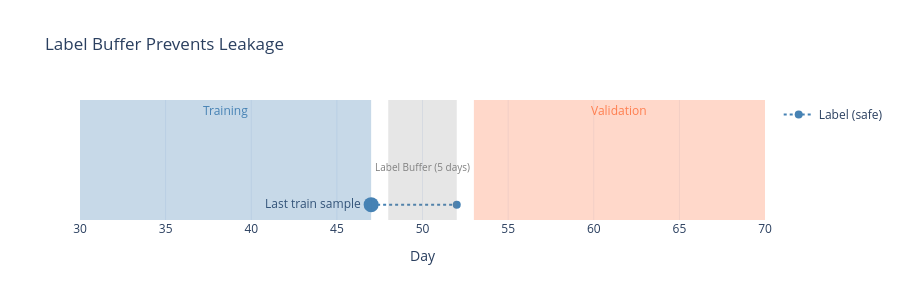

Notebook code for this chart:
### Markdown cell above
### The Solution: Label Buffer (Purge Gap)

End training at least $h$ samples before validation starts, where $h$ is the
label horizon. López de Prado (2018) calls this **purging**.

$$\text{Training End} \leq \text{Validation Start} - h$$

### Code cell
fig = go.Figure()

fig.add_vrect(x0=30, x1=47, fillcolor="steelblue", opacity=0.3, line_width=0)
fig.add_annotation(
    x=38.5, y=0.8, text="Training", showarrow=False, font=dict(size=12, color="steelblue")
)

fig.add_vrect(x0=48, x1=52, fillcolor="gray", opacity=0.2, line_width=0)
fig.add_annotation(
    x=50, y=0.5, text="Label Buffer\n(5 days)", showarrow=False, font=dict(size=10, color="gray")
)

fig.add_vrect(x0=53, x1=70, fillcolor="coral", opacity=0.3, line_width=0)
fig.add_annotation(
    x=61.5, y=0.8, text="Validation", showarrow=False, font=dict(size=12, color="coral")
)

fig.add_trace(
    go.Scatter(
        x=[47],
        y=[0.3],
        mode="markers+text",
        marker=dict(size=15, color="steelblue"),
        text=["Last train sample"],
        textposition="middle left",
        name="Training",
        showlegend=False,
    )
)
fig.add_trace(
    go.Scatter(
        x=[47, 52],
        y=[0.3, 0.3],
        mode="lines+markers",
        line=dict(color="steelblue", width=2, dash="dot"),
        marker=dict(size=8),
        name="Label (safe)",
    )
)

fig.update_layout(
    title="Label Buffer Prevents Leakage",
    xaxis_title="Day",
    yaxis_visible=False,
    template="plotly_white",
    height=300,
    showlegend=True,
)
fig.show()

### Figure 1 — Plotly figure (JSON) as saved in the notebook; plotly's stock layout.template omitted (floating-point values rounded to 4 significant figures)
{"data": [{"marker": {"color": "steelblue", "size": 15}, "mode": "markers+text", "name": "Training", "showlegend": false, "text": ["Last train sample"], "textposition": "middle left", "type": "scatter", "x": [47], "y": [0.3]}, {"line": {"color": "steelblue", "dash": "dot", "width": 2}, "marker": {"size": 8}, "mode": "lines+markers", "name": "Label (safe)", "type": "scatter", "x": [47, 52], "y": [0.3, 0.3]}], "layout": {"annotations": [{"font": {"color": "steelblue", "size": 12}, "showarrow": false, "text": "Training", "x": 38.5, "y": 0.8}, {"font": {"color": "gray", "size": 10}, "showarrow": false, "text": "Label Buffer\n(5 days)", "x": 50, "y": 0.5}, {"font": {"color": "coral", "size": 12}, "showarrow": false, "text": "Validation", "x": 61.5, "y": 0.8}], "height": 300, "shapes": [{"fillcolor": "steelblue", "line": {"width": 0}, "opacity": 0.3, "type": "rect", "x0": 30, "x1": 47, "xref": "x", "y0": 0, "y1": 1, "yref": "y domain"}, {"fillcolor": "gray", "line": {"width": 0}, "opacity": 0.2, "type": "rect", "x0": 48, "x1": 52, "xref": "x", "y0": 0, "y1": 1, "yref": "y domain"}, {"fillcolor": "coral", "line": {"width": 0}, "opacity": 0.3, "type": "rect", "x0": 53, "x1": 70, "xref": "x", "y0": 0, "y1": 1, "yref": "y domain"}], "showlegend": true, "title": {"text": "Label Buffer Prevents Leakage"}, "xaxis": {"title": {"text": "Day"}}, "yaxis": {"visible": false}}}
